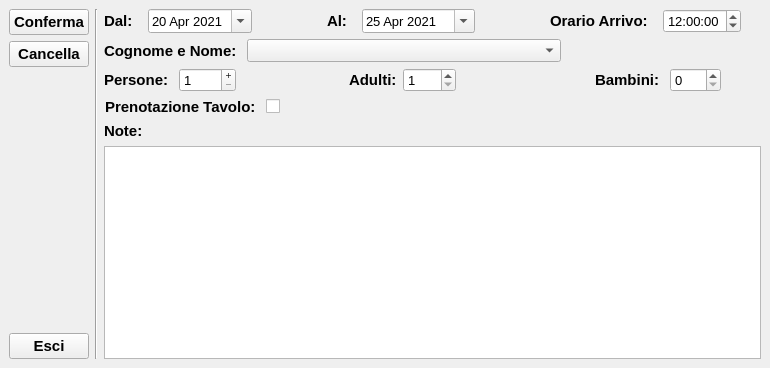
<?xml version="1.0" encoding="UTF-8"?>
<ui version="4.0">
 <class>MainWindow</class>
 <widget class="QMainWindow" name="MainWindow">
  <property name="geometry">
   <rect>
    <x>0</x>
    <y>0</y>
    <width>770</width>
    <height>368</height>
   </rect>
  </property>
  <property name="minimumSize">
   <size>
    <width>770</width>
    <height>368</height>
   </size>
  </property>
  <property name="maximumSize">
   <size>
    <width>770</width>
    <height>368</height>
   </size>
  </property>
  <property name="windowTitle">
   <string>Prenotazione Camere</string>
  </property>
  <property name="styleSheet">
   <string notr="true"/>
  </property>
  <widget class="QWidget" name="centralwidget">
   <layout class="QGridLayout" name="gridLayout">
    <item row="0" column="0">
     <layout class="QVBoxLayout" name="verticalLayout_3">
      <item>
       <widget class="QPushButton" name="button_continua">
        <property name="sizePolicy">
         <sizepolicy hsizetype="Fixed" vsizetype="Fixed">
          <horstretch>0</horstretch>
          <verstretch>0</verstretch>
         </sizepolicy>
        </property>
        <property name="font">
         <font>
          <family>Arial</family>
          <pointsize>11</pointsize>
          <weight>75</weight>
          <italic>false</italic>
          <bold>true</bold>
         </font>
        </property>
        <property name="text">
         <string>Conferma</string>
        </property>
       </widget>
      </item>
      <item>
       <widget class="QPushButton" name="button_cancella">
        <property name="sizePolicy">
         <sizepolicy hsizetype="Fixed" vsizetype="Fixed">
          <horstretch>0</horstretch>
          <verstretch>0</verstretch>
         </sizepolicy>
        </property>
        <property name="font">
         <font>
          <family>Arial</family>
          <pointsize>11</pointsize>
          <weight>75</weight>
          <italic>false</italic>
          <bold>true</bold>
         </font>
        </property>
        <property name="text">
         <string>Cancella</string>
        </property>
       </widget>
      </item>
      <item>
       <spacer name="verticalSpacer">
        <property name="orientation">
         <enum>Qt::Vertical</enum>
        </property>
        <property name="sizeHint" stdset="0">
         <size>
          <width>20</width>
          <height>40</height>
         </size>
        </property>
       </spacer>
      </item>
      <item>
       <widget class="QPushButton" name="button_esci">
        <property name="sizePolicy">
         <sizepolicy hsizetype="Fixed" vsizetype="Fixed">
          <horstretch>0</horstretch>
          <verstretch>0</verstretch>
         </sizepolicy>
        </property>
        <property name="font">
         <font>
          <family>Arial</family>
          <pointsize>11</pointsize>
          <weight>75</weight>
          <italic>false</italic>
          <bold>true</bold>
         </font>
        </property>
        <property name="text">
         <string>Esci</string>
        </property>
       </widget>
      </item>
     </layout>
    </item>
    <item row="0" column="1">
     <widget class="Line" name="line">
      <property name="orientation">
       <enum>Qt::Vertical</enum>
      </property>
     </widget>
    </item>
    <item row="0" column="2">
     <layout class="QVBoxLayout" name="verticalLayout">
      <item>
       <layout class="QHBoxLayout" name="horizontalLayout_4">
        <property name="spacing">
         <number>20</number>
        </property>
        <item>
         <layout class="QHBoxLayout" name="horizontalLayout_3">
          <property name="spacing">
           <number>15</number>
          </property>
          <property name="rightMargin">
           <number>55</number>
          </property>
          <item>
           <widget class="QLabel" name="label_3">
            <property name="sizePolicy">
             <sizepolicy hsizetype="Fixed" vsizetype="Preferred">
              <horstretch>0</horstretch>
              <verstretch>0</verstretch>
             </sizepolicy>
            </property>
            <property name="font">
             <font>
              <family>Arial</family>
              <pointsize>11</pointsize>
              <weight>75</weight>
              <italic>false</italic>
              <bold>true</bold>
             </font>
            </property>
            <property name="text">
             <string>Dal:</string>
            </property>
            <property name="buddy">
             <cstring>date_dal</cstring>
            </property>
           </widget>
          </item>
          <item>
           <widget class="QDateEdit" name="date_dal">
            <property name="enabled">
             <bool>true</bool>
            </property>
            <property name="font">
             <font>
              <pointsize>10</pointsize>
             </font>
            </property>
            <property name="calendarPopup">
             <bool>true</bool>
            </property>
            <property name="date">
             <date>
              <year>2021</year>
              <month>4</month>
              <day>20</day>
             </date>
            </property>
           </widget>
          </item>
         </layout>
        </item>
        <item>
         <layout class="QHBoxLayout" name="horizontalLayout_5">
          <property name="spacing">
           <number>15</number>
          </property>
          <property name="rightMargin">
           <number>55</number>
          </property>
          <item>
           <widget class="QLabel" name="label_4">
            <property name="sizePolicy">
             <sizepolicy hsizetype="Fixed" vsizetype="Preferred">
              <horstretch>0</horstretch>
              <verstretch>0</verstretch>
             </sizepolicy>
            </property>
            <property name="font">
             <font>
              <family>Arial</family>
              <pointsize>11</pointsize>
              <weight>75</weight>
              <italic>false</italic>
              <bold>true</bold>
             </font>
            </property>
            <property name="text">
             <string>Al:</string>
            </property>
            <property name="buddy">
             <cstring>date_al</cstring>
            </property>
           </widget>
          </item>
          <item>
           <widget class="QDateEdit" name="date_al">
            <property name="font">
             <font>
              <pointsize>10</pointsize>
             </font>
            </property>
            <property name="calendarPopup">
             <bool>true</bool>
            </property>
            <property name="date">
             <date>
              <year>2021</year>
              <month>4</month>
              <day>25</day>
             </date>
            </property>
           </widget>
          </item>
         </layout>
        </item>
        <item>
         <layout class="QHBoxLayout" name="horizontalLayout_8">
          <property name="spacing">
           <number>15</number>
          </property>
          <property name="rightMargin">
           <number>20</number>
          </property>
          <item>
           <widget class="QLabel" name="label_5">
            <property name="sizePolicy">
             <sizepolicy hsizetype="Fixed" vsizetype="Preferred">
              <horstretch>0</horstretch>
              <verstretch>0</verstretch>
             </sizepolicy>
            </property>
            <property name="font">
             <font>
              <family>Arial</family>
              <pointsize>11</pointsize>
              <weight>75</weight>
              <italic>false</italic>
              <bold>true</bold>
             </font>
            </property>
            <property name="text">
             <string>Orario Arrivo:</string>
            </property>
            <property name="buddy">
             <cstring>time_arrivo</cstring>
            </property>
           </widget>
          </item>
          <item>
           <widget class="QTimeEdit" name="time_arrivo">
            <property name="font">
             <font>
              <pointsize>10</pointsize>
             </font>
            </property>
            <property name="calendarPopup">
             <bool>true</bool>
            </property>
            <property name="time">
             <time>
              <hour>12</hour>
              <minute>0</minute>
              <second>0</second>
             </time>
            </property>
           </widget>
          </item>
         </layout>
        </item>
       </layout>
      </item>
      <item>
       <layout class="QHBoxLayout" name="horizontalLayout">
        <property name="spacing">
         <number>10</number>
        </property>
        <property name="rightMargin">
         <number>200</number>
        </property>
        <item>
         <widget class="QLabel" name="label">
          <property name="sizePolicy">
           <sizepolicy hsizetype="Fixed" vsizetype="Preferred">
            <horstretch>0</horstretch>
            <verstretch>0</verstretch>
           </sizepolicy>
          </property>
          <property name="font">
           <font>
            <family>Arial</family>
            <pointsize>11</pointsize>
            <weight>75</weight>
            <italic>false</italic>
            <bold>true</bold>
           </font>
          </property>
          <property name="text">
           <string>Cognome e Nome:</string>
          </property>
         </widget>
        </item>
        <item>
         <widget class="QComboBox" name="combo_nome">
          <property name="sizePolicy">
           <sizepolicy hsizetype="Preferred" vsizetype="Fixed">
            <horstretch>0</horstretch>
            <verstretch>0</verstretch>
           </sizepolicy>
          </property>
          <property name="maximumSize">
           <size>
            <width>400</width>
            <height>16777215</height>
           </size>
          </property>
          <property name="font">
           <font>
            <pointsize>10</pointsize>
           </font>
          </property>
         </widget>
        </item>
       </layout>
      </item>
      <item>
       <layout class="QHBoxLayout" name="horizontalLayout_7">
        <item>
         <layout class="QVBoxLayout" name="verticalLayout_5">
          <property name="sizeConstraint">
           <enum>QLayout::SetDefaultConstraint</enum>
          </property>
          <item>
           <layout class="QHBoxLayout" name="horizontalLayout_12">
            <property name="spacing">
             <number>79</number>
            </property>
            <item>
             <layout class="QHBoxLayout" name="horizontalLayout_9">
              <property name="spacing">
               <number>10</number>
              </property>
              <property name="rightMargin">
               <number>34</number>
              </property>
              <item>
               <widget class="QLabel" name="label_7">
                <property name="font">
                 <font>
                  <family>Arial</family>
                  <pointsize>11</pointsize>
                  <weight>75</weight>
                  <italic>false</italic>
                  <bold>true</bold>
                 </font>
                </property>
                <property name="text">
                 <string>Persone:</string>
                </property>
               </widget>
              </item>
              <item>
               <widget class="QSpinBox" name="spin_persone">
                <property name="font">
                 <font>
                  <pointsize>10</pointsize>
                 </font>
                </property>
                <property name="buttonSymbols">
                 <enum>QAbstractSpinBox::PlusMinus</enum>
                </property>
                <property name="minimum">
                 <number>1</number>
                </property>
               </widget>
              </item>
             </layout>
            </item>
            <item>
             <layout class="QHBoxLayout" name="horizontalLayout_6">
              <property name="spacing">
               <number>0</number>
              </property>
              <property name="rightMargin">
               <number>60</number>
              </property>
              <item>
               <widget class="QLabel" name="label_8">
                <property name="font">
                 <font>
                  <family>Arial</family>
                  <pointsize>11</pointsize>
                  <weight>75</weight>
                  <italic>false</italic>
                  <bold>true</bold>
                 </font>
                </property>
                <property name="text">
                 <string>Adulti:</string>
                </property>
               </widget>
              </item>
              <item>
               <widget class="QSpinBox" name="spin_adulti">
                <property name="font">
                 <font>
                  <pointsize>10</pointsize>
                 </font>
                </property>
                <property name="minimum">
                 <number>1</number>
                </property>
               </widget>
              </item>
             </layout>
            </item>
            <item>
             <layout class="QHBoxLayout" name="horizontalLayout_11">
              <property name="spacing">
               <number>10</number>
              </property>
              <property name="rightMargin">
               <number>40</number>
              </property>
              <item>
               <widget class="QLabel" name="label_9">
                <property name="font">
                 <font>
                  <family>Arial</family>
                  <pointsize>11</pointsize>
                  <weight>75</weight>
                  <italic>false</italic>
                  <bold>true</bold>
                 </font>
                </property>
                <property name="text">
                 <string>Bambini:</string>
                </property>
               </widget>
              </item>
              <item>
               <widget class="QSpinBox" name="spin_bambini">
                <property name="font">
                 <font>
                  <pointsize>10</pointsize>
                 </font>
                </property>
               </widget>
              </item>
             </layout>
            </item>
           </layout>
          </item>
          <item>
           <layout class="QHBoxLayout" name="horizontalLayout_2">
            <property name="spacing">
             <number>9</number>
            </property>
            <property name="rightMargin">
             <number>480</number>
            </property>
            <item>
             <widget class="QLabel" name="label_2">
              <property name="sizePolicy">
               <sizepolicy hsizetype="Fixed" vsizetype="Preferred">
                <horstretch>0</horstretch>
                <verstretch>0</verstretch>
               </sizepolicy>
              </property>
              <property name="font">
               <font>
                <family>Arial</family>
                <pointsize>11</pointsize>
                <weight>75</weight>
                <italic>false</italic>
                <bold>true</bold>
               </font>
              </property>
              <property name="text">
               <string>Prenotazione Tavolo:</string>
              </property>
             </widget>
            </item>
            <item>
             <widget class="QCheckBox" name="checkBox">
              <property name="sizePolicy">
               <sizepolicy hsizetype="Fixed" vsizetype="Fixed">
                <horstretch>0</horstretch>
                <verstretch>0</verstretch>
               </sizepolicy>
              </property>
              <property name="text">
               <string/>
              </property>
             </widget>
            </item>
           </layout>
          </item>
          <item>
           <widget class="QLabel" name="label_10">
            <property name="sizePolicy">
             <sizepolicy hsizetype="Minimum" vsizetype="Fixed">
              <horstretch>0</horstretch>
              <verstretch>0</verstretch>
             </sizepolicy>
            </property>
            <property name="font">
             <font>
              <family>Arial</family>
              <pointsize>11</pointsize>
              <weight>75</weight>
              <italic>false</italic>
              <bold>true</bold>
             </font>
            </property>
            <property name="text">
             <string>Note:</string>
            </property>
           </widget>
          </item>
          <item>
           <layout class="QHBoxLayout" name="horizontalLayout_10"/>
          </item>
          <item>
           <widget class="QTextEdit" name="text_note">
            <property name="sizePolicy">
             <sizepolicy hsizetype="Minimum" vsizetype="Minimum">
              <horstretch>0</horstretch>
              <verstretch>0</verstretch>
             </sizepolicy>
            </property>
           </widget>
          </item>
         </layout>
        </item>
       </layout>
      </item>
     </layout>
    </item>
   </layout>
  </widget>
 </widget>
 <resources/>
 <connections/>
</ui>
